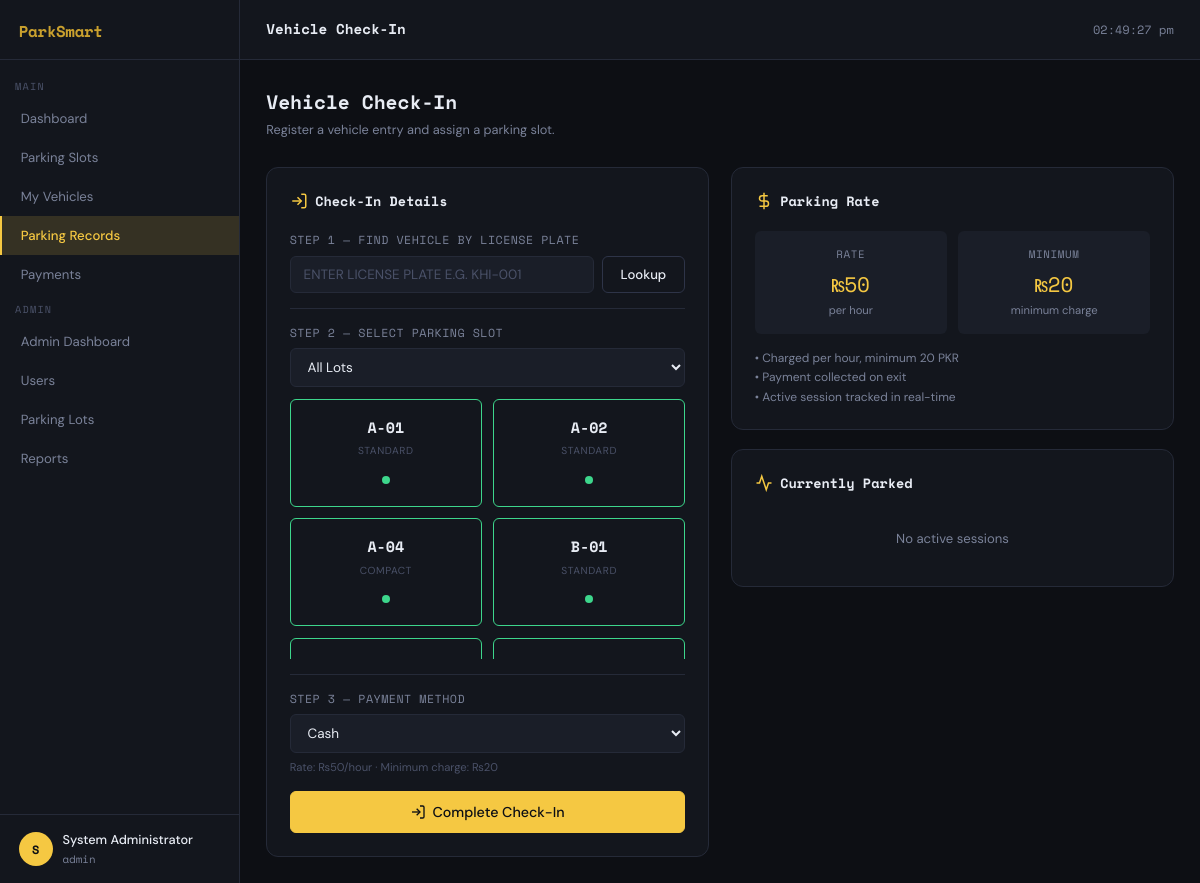
Page /views/records/checkin.php (signed in) on the committed database.
### tables this page shows
CREATE TABLE parking_slots (
    slotID      INT AUTO_INCREMENT PRIMARY KEY,
    lotID       INT NOT NULL,
    slotNumber  VARCHAR(20) NOT NULL,
    location    VARCHAR(100) NOT NULL,
    status      ENUM('available','occupied','maintenance') NOT NULL DEFAULT 'available',
    slotType    ENUM('standard','compact','handicapped','ev') NOT NULL DEFAULT 'standard',
    createdAt   DATETIME DEFAULT CURRENT_TIMESTAMP,
    FOREIGN KEY (lotID) REFERENCES parking_lots(lotID) ON DELETE CASCADE,
    UNIQUE KEY unique_slot (lotID, slotNumber)
);

### config/database.php (called while the page is built, shortened)
<?php
function getDB(): PDO {
    static $pdo = null;
    if ($pdo === null) {
        $dsn = "mysql:host=" . DB_HOST . ";dbname=" . DB_NAME . ";charset=" . DB_CHARSET;
        $options = [
            PDO::ATTR_ERRMODE            => PDO::ERRMODE_EXCEPTION,
            PDO::ATTR_DEFAULT_FETCH_MODE => PDO::FETCH_ASSOC,
            PDO::ATTR_EMULATE_PREPARES   => false,
        ];
        try {
            $pdo = new PDO($dsn, DB_USER, DB_PASS, $options);
        } catch (PDOException $e) {
            http_response_code(500);
            die(json_encode(['success' => false, 'message' => 'Database connection failed.']));
        }
    }
    return $pdo;
}
function esc(string $str): string {
    return htmlspecialchars($str, ENT_QUOTES, 'UTF-8');
}

### models/ParkingSlot.php (called while the page is built, shortened)
<?php
require_once __DIR__ . '/../config/database.php';
class ParkingSlot {
    private PDO $db;
    public function __construct() {
        $this->db = getDB();
    }
    public function getAll(string $status = '', int $lotID = 0): array {
        $sql = "SELECT ps.*, pl.lotName FROM parking_slots ps
                JOIN parking_lots pl ON ps.lotID = pl.lotID WHERE 1=1";
        $params = [];
        if ($status) {
            $sql .= " AND ps.status = ?";
            $params[] = $status;
        }
        $sql .= " ORDER BY pl.lotName, ps.slotNumber";
        $stmt = $this->db->prepare($sql);
        $stmt->execute($params);
        return $stmt->fetchAll();
    }
    public function getAvailable(): array {
        return $this->getAll('available');
    }
}

### views/records/checkin.php (the view, shortened to what this page needs)
<?php
require_once __DIR__ . '/../../auth/auth.php';
require_once __DIR__ . '/../../models/ParkingSlot.php';
require_once __DIR__ . '/../../includes/layout.php';
$vm       = new Vehicle();
$ps       = new ParkingSlot();
$available = $ps->getAvailable();
$preVehicle = (int)($_GET['vehicle'] ?? 0);
$preVehicleData = $preVehicle ? $vm->getByID($preVehicle) : null;
?>
<div class="page-header">
  <div class="page-header-left">
    <h1>Vehicle Check-In</h1>
    <p>Register a vehicle entry and assign a parking slot.</p>
  </div>
</div>
<div style="display:grid;grid-template-columns:1fr 1fr;gap:1.5rem;align-items:start">
  <div class="card">
    <div class="card-header">
      <div class="card-title">
        <svg viewBox="0 0 24 24" fill="none" stroke="currentColor" stroke-width="2" width="18" height="18"><path d="M15 3h4a2 2 0 0 1 2 2v14a2 2 0 0 1-2 2h-4"/><polyline points="10 17 15 12 10 7"/><line x1="15" y1="12" x2="3" y2="12"/></svg>
        Check-In Details
      </div>
    </div>
    <div class="form-group">
      <label class="form-label">Step 1 — Find Vehicle by License Plate</label>
      <div style="display:flex;gap:.5rem">
        <input type="text" id="search-plate" class="form-control" placeholder="Enter license plate e.g. KHI-001"
               style="text-transform:uppercase" value="<?= $preVehicleData ? esc($preVehicleData['licensePlate']) : '' ?>">
        <button class="btn btn-outline" onclick="lookupVehicle()" style="white-space:nowrap">Lookup</button>
      </div>
    </div>
    <hr class="divider">
    <div class="form-group">
      <label class="form-label">Step 2 — Select Parking Slot</label>
      <div style="display:flex;gap:.5rem;margin-bottom:.75rem">
        <select id="filter-lot" class="form-control" onchange="filterSlots()">
          <option value="">All Lots</option>
        </select>
      </div>
      <div id="slot-picker" class="slot-grid" style="max-height:260px;overflow-y:auto">
        <?php foreach ($available as $slot): ?>
        <div class="slot-tile available" data-lot="<?= $slot['lotID'] ?>" data-id="<?= $slot['slotID'] ?>"
             onclick="selectSlot(this, <?= $slot['slotID'] ?>, '<?= esc($slot['slotNumber']) ?>')">
          <div class="slot-number"><?= esc($slot['slotNumber']) ?></div>
          <div class="slot-type"><?= esc($slot['slotType']) ?></div>
          <div class="slot-status-dot"></div>
        </div>
        <?php endforeach; ?>
      </div>
    </div>
    <hr class="divider">
    <div class="form-group">
      <label class="form-label">Step 3 — Payment Method</label>
      <select id="payment-method" class="form-control">
        <option value="cash">Cash</option>
      </select>
      <div class="form-hint">Rate: ₨<?= RATE_PER_HOUR ?>/hour · Minimum charge: ₨<?= MIN_CHARGE ?></div>
    </div>
    <button class="btn btn-primary btn-full btn-lg" onclick="doCheckIn()" id="checkin-btn">
      <svg viewBox="0 0 24 24" fill="none" stroke="currentColor" stroke-width="2" width="18" height="18"><path d="M15 3h4a2 2 0 0 1 2 2v14a2 2 0 0 1-2 2h-4"/><polyline points="10 17 15 12 10 7"/><line x1="15" y1="12" x2="3" y2="12"/></svg>
      Complete Check-In
    </button>
  </div>
  <div>
    <div class="card" style="margin-bottom:1.25rem">
      <div class="card-header">
        <div class="card-title">
          <svg viewBox="0 0 24 24" fill="none" stroke="currentColor" stroke-width="2" width="18" height="18"><line x1="12" y1="1" x2="12" y2="23"/><path d="M17 5H9.5a3.5 3.5 0 0 0 0 7h5a3.5 3.5 0 0 1 0 7H6"/></svg>
          Parking Rate
        </div>
      </div>
      <div style="display:grid;grid-template-columns:1fr 1fr;gap:.75rem">
        <div style="background:var(--bg-surface);padding:1rem;border-radius:var(--radius);text-align:center">
          <div class="stat-label">Rate</div>
          <div style="font-family:var(--font-mono);font-size:1.4rem;color:var(--accent)">₨<?= RATE_PER_HOUR ?></div>
          <div style="font-size:.75rem;color:var(--text-muted)">per hour</div>
        </div>
        <div style="background:var(--bg-surface);padding:1rem;border-radius:var(--radius);text-align:center">
          <div class="stat-label">Minimum</div>
          <div style="font-family:var(--font-mono);font-size:1.4rem;color:var(--accent)">₨<?= MIN_CHARGE ?></div>
          <div style="font-size:.75rem;color:var(--text-muted)">minimum charge</div>
        </div>
      </div>
      <div style="margin-top:1rem;font-size:.8rem;color:var(--text-muted);line-height:1.6">
        <div>• Charged per hour, minimum <?= MIN_CHARGE ?> PKR</div>
        <div>• Payment collected on exit</div>
        <div>• Active session tracked in real-time</div>
      </div>
    </div>
    <div class="card">
      <div class="card-header">
        <div class="card-title">
          <svg viewBox="0 0 24 24" fill="none" stroke="currentColor" stroke-width="2" width="18" height="18"><polyline points="22 12 18 12 15 21 9 3 6 12 2 12"/></svg>
          Currently Parked
        </div>
      </div>
      <div id="active-sessions-list">
      </div>
    </div>
  </div>
</div>

### assets/css/style.css (style rules this page uses)
:root { --bg: #0d0f14; --bg-card: #13161d; --bg-surface: #1a1e28; --bg-hover: #1f2433; --border: #252a38; --border-lt: #2e3448; --accent: #f5c842; --accent-dim: #c9a02e; --accent-glow:rgba(245,200,66,.15); --danger: #e85252; --success: #3dd68c; --warning: #f5a742; --info: #4a9eff; --text: #e8ecf4; --text-muted: #7a8299; --text-dim: #4a5168; --font-mono: 'Space Mono', monospace; --font-body: 'DM Sans', sans-serif; --radius: 6px; --radius-lg: 12px; --sidebar-w: 240px; --header-h: 60px; --shadow: 0 4px 24px rgba(0,0,0,.4); --shadow-sm: 0 2px 8px rgba(0,0,0,.3); }
*, *::before, *::after { box-sizing: border-box; margin: 0; padding: 0; }
html { font-size: 15px; scroll-behavior: smooth; }
body { font-family: var(--font-body); background: var(--bg); color: var(--text); min-height: 100vh; line-height: 1.6; -webkit-font-smoothing: antialiased; }
.form-group { margin-bottom: 1rem; }
.form-label { display: block; font-size: .78rem; font-family: var(--font-mono); color: var(--text-muted); margin-bottom: .4rem; letter-spacing: .04em; text-transform: uppercase; }
.form-control { width: 100%; background: var(--bg-surface); border: 1px solid var(--border); border-radius: var(--radius); color: var(--text); font-family: var(--font-body); font-size: .9rem; padding: .6rem .85rem; transition: border-color .2s, box-shadow .2s; outline: none; }
.form-control::placeholder { color: var(--text-dim); }
select.form-control { cursor: pointer; }
.form-hint { font-size: .75rem; color: var(--text-dim); margin-top: .3rem; }
.btn { display: inline-flex; align-items: center; justify-content: center; gap: .4rem; padding: .55rem 1.2rem; border-radius: var(--radius); font-family: var(--font-body); font-size: .88rem; font-weight: 500; cursor: pointer; border: 1px solid transparent; transition: all .18s; white-space: nowrap; text-decoration: none; }
.btn svg { width: 16px; height: 16px; }
.btn-primary { background: var(--accent); color: var(--bg); border-color: var(--accent); }
.btn-outline { background: transparent; color: var(--text); border-color: var(--border-lt); }
.btn-lg { padding: .75rem 1.75rem; font-size: .95rem; }
.btn-full { width: 100%; }
.card { background: var(--bg-card); border: 1px solid var(--border); border-radius: var(--radius-lg); padding: 1.5rem; }
.card-header { display: flex; align-items: center; justify-content: space-between; margin-bottom: 1.25rem; }
.card-title { font-family: var(--font-mono); font-size: .9rem; color: var(--text); font-weight: 700; display: flex; align-items: center; gap: .5rem; }
.card-title svg { width: 18px; height: 18px; color: var(--accent); }
.stat-label { font-size: .72rem; color: var(--text-muted); font-family: var(--font-mono); letter-spacing: .06em; text-transform: uppercase; margin-bottom: .3rem; }
.slot-grid { display: grid; grid-template-columns: repeat(auto-fill, minmax(130px, 1fr)); gap: .75rem; }
.slot-tile { border: 1px solid var(--border); border-radius: var(--radius); padding: 1rem; text-align: center; cursor: pointer; transition: all .2s; position: relative; background: var(--bg-card); }
.slot-tile.available { border-color: var(--success); }
.slot-number { font-family: var(--font-mono); font-size: 1rem; font-weight: 700; color: var(--text); margin-bottom: .3rem; }
.slot-type { font-size: .68rem; color: var(--text-dim); text-transform: uppercase; letter-spacing: .06em; margin-bottom: .5rem; }
.slot-status-dot { display: inline-block; width: 8px; height: 8px; border-radius: 50%; }
.slot-tile.available .slot-status-dot { background: var(--success); }
.page-header { display: flex; align-items: flex-start; justify-content: space-between; margin-bottom: 1.75rem; gap: 1rem; flex-wrap: wrap; }
.page-header-left h1 { font-family: var(--font-mono); font-size: 1.3rem; font-weight: 700; color: var(--text); margin-bottom: .2rem; }
.page-header-left p { font-size: .85rem; color: var(--text-muted); }
.divider { border: none; border-top: 1px solid var(--border); margin: 1rem 0; }

### rows in the picture
parking_slots: slotNumber "A-01", slotType "STANDARD"
parking_slots: slotNumber "A-02", slotType "STANDARD"
parking_slots: slotNumber "A-04", slotType "COMPACT"
parking_slots: slotNumber "B-01", slotType "STANDARD"

### other values in the picture
$item['label'] "Dashboard"
$item['label'] "Parking Slots"
$item['label'] "My Vehicles"
$item['label'] "Parking Records"
$item['label'] "Payments"
$item['label'] "Admin Dashboard"
$item['label'] "Users"
$item['label'] "Parking Lots"
$item['label'] "Reports"
$initial "S"
$user['name'] "System Administrator"
$user['role'] "admin"
$title "Vehicle Check-In"
RATE_PER_HOUR "50"
MIN_CHARGE "20"
